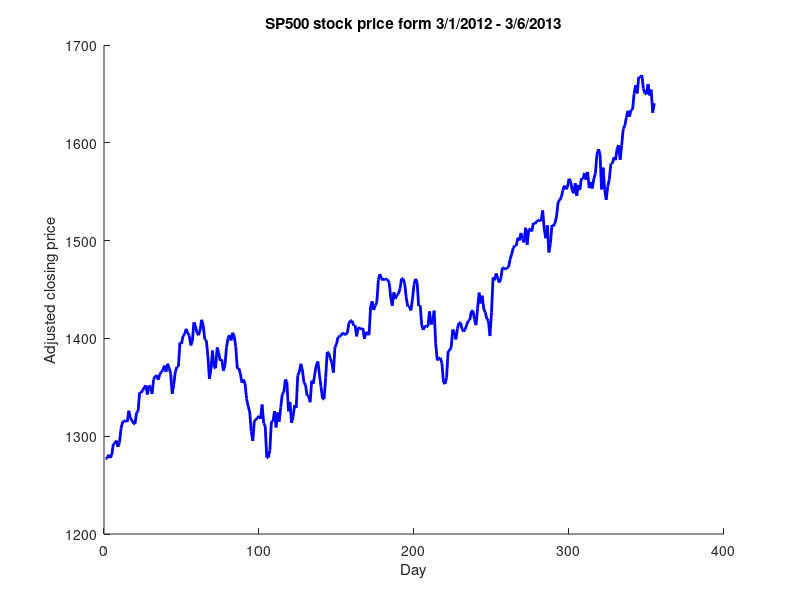

This chart was generated by the following MATLAB code: (Note: this script raises an error after producing the figure.)
clc;
clear;
% format long;

K = csvread('500GSPC.csv', 1, 1);
n = size(K(:, 5), 1);

hold on
x = 1 : n;
y = K(:, 5);
plot(x, y, '-b', 'LineWidth', 2);
xlabel('Day');
ylabel('Adjusted closing price');
title('SP500 stock price form 3/1/2012 - 3/6/2013');

q = 14;

for i = 1 : n
    for j = 1 : q+1
        A(i, j) = x(i) ^ (q+1-j);
    end
end

alpha = Sherman_Morrison(A, y);

% svd()
% [U, S, V] = svd(A' * A);
% alpha = (U * S * V') \ (A' * y);

dx = (x(n) - x(1)) / n;
for j = 1:n
    xx(j) = dx * j;
    yy(j) = 0;
    for k = 1 : q+1
        yy(j) = yy(j) + alpha(k) * xx(j)^(q+1-k);
    end
end

plot(xx, yy, 'g-', 'LineWidth', 2);
L1Norm = norm((y-yy(1:n)'), 1);
L2Norm = norm((y-yy(1:n)'), 2);
LinfNorm = norm((y-yy(1:n)'), Inf);

fprintf('L1 Norm | %f\n degree | %d\n', L1Norm, q);
fprintf('L2 Norm | %f\n degree | %d\n', L2Norm, q);
fprintf('Linf Norm | %f\n degree | %d\n', LinfNorm, q);